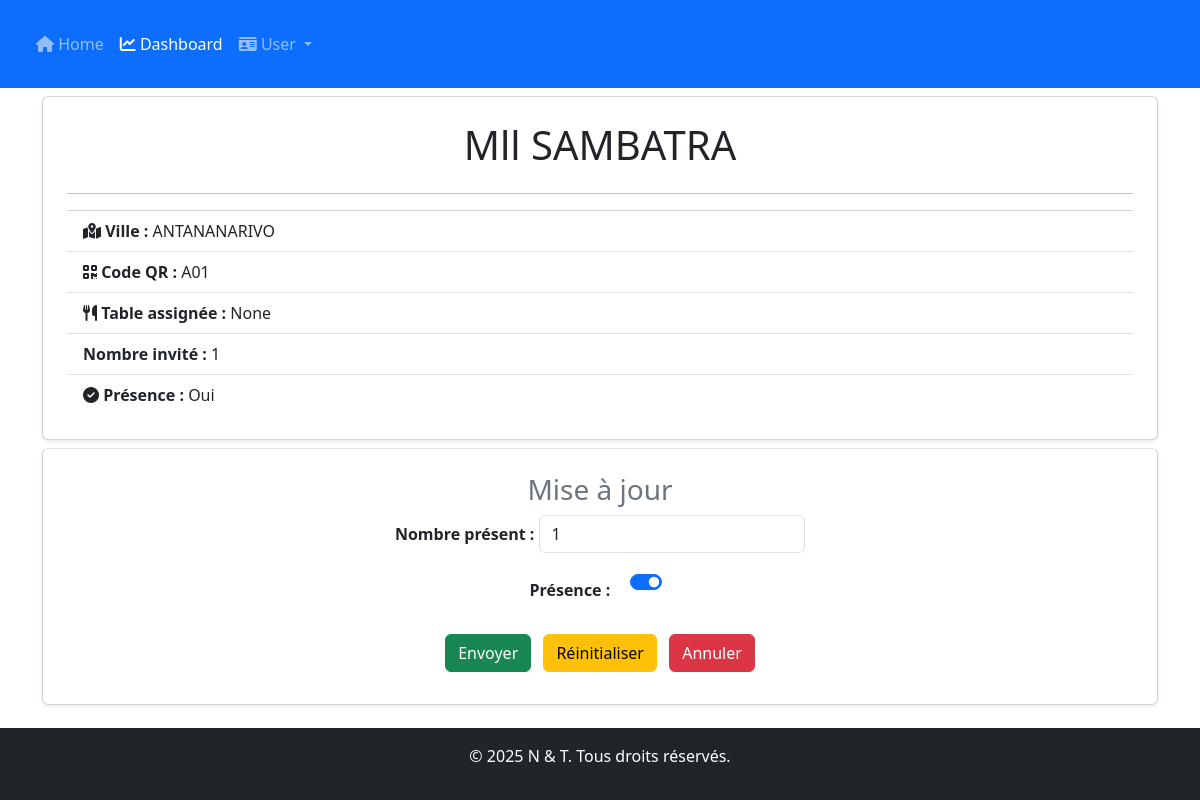
Before: /cheking/detail/5/ with the older database file.
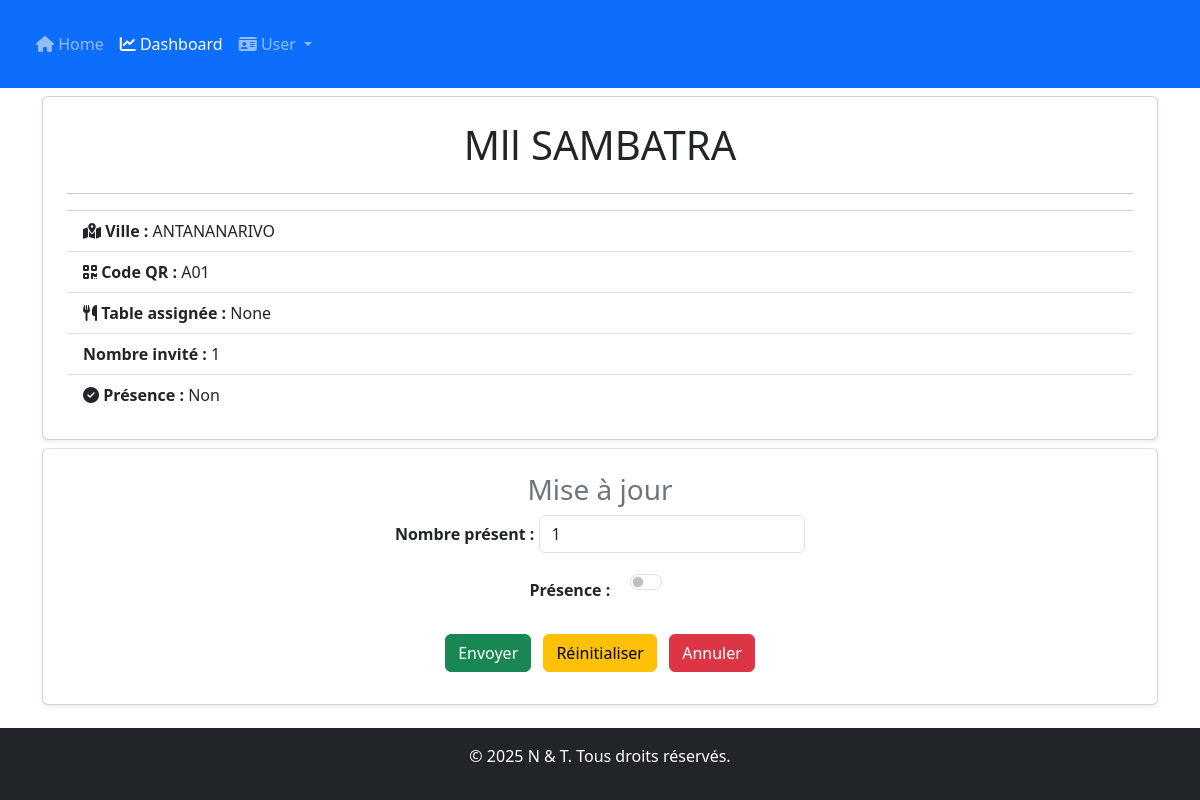
After: the same page with the newer database file.
### cheking/models.py (models this page shows, shortened)
class Invite(models.Model):
    nom = models.CharField(max_length=100)
    ville = models.ForeignKey(Ville, on_delete=models.CASCADE, null=True, blank=True)
    quartier = models.ForeignKey(Quartier, on_delete=models.CASCADE, null=True, blank=True)
    invitation = models.ForeignKey(QrCode, on_delete=models.CASCADE, related_name='invites')
    nombre = models.IntegerField(default=1)
    est_present = models.BooleanField(default=False)
    attente_de_validation = models.BooleanField(default=False)
    lien_amitie = models.ForeignKey(LienAmitie, on_delete=models.CASCADE, null=True, blank=True)

class Ville(models.Model):
    nom = models.CharField(max_length=100, unique=True)
    def __str__(self):
        return self.nom

class QrCode(models.Model):
    code = models.CharField(max_length=100, unique=True)
    table = models.ForeignKey(Tables, on_delete=models.CASCADE, null=True, blank=True)
    def __str__(self):
        return self.code

### cheking/views.py (the view)
# urls.py: path('detail/<str:code>/', views.detail, name="detail"),
def detail(request, code):
    invite = get_object_or_404(Invite, pk=code)
    return render(request, 'cheking/detail.html', context={"invite":invite})

### cheking/templates/cheking/detail.html (shortened to what this page needs)
{% extends 'base.html' %}
{% load static %}
{% block content %}
    <div class="container mt-2">
        <div class="card p-4 shadow-sm">
            {% if invite %}
            <h1 class="card-title text-center">{{ invite.nom }} {{ invite.prenom }}</h1>
            <hr>
            <ul class="list-group list-group-flush">
                <li class="list-group-item"><strong><i class="fas fa-map-marked-alt"></i> Ville :</strong> {{ invite.ville }}</li>
                <li class="list-group-item"><strong><i class="fas fa-qrcode"></i> Code QR :</strong> {{ invite.invitation }}</li>
                <li class="list-group-item"><strong><i class="fas fa-utensils"></i> Table assignée :</strong> {{ invite.invitation.table|cut:"Table "}}</li>
                <li class="list-group-item"><strong>Nombre invité :</strong> {{ invite.nombre }}</li>
                <li class="list-group-item"><strong><i class="fas fa-check-circle"></i> Présence :</strong> {% if invite.est_present %}Oui{% else %}Non{% endif %}</li>
            </ul>
        </div>
            <div class="mt-2 pt-4 border-top mb-5 card p-4 shadow-sm">
                <h3 class="text-center text-secondary">Mise à jour</h3>
                <form action="{% url 'cheking:update_invite' code=invite.invitation.code nom=invite.nom %}" method="post">
                    <div class="mb-3 text-center">
                        <label for="nombre_present" class="form-label fw-bold">Nombre présent :</label>
                        <input type="number" name="nombre" value="{{ invite.nombre }}" class="form-control d-inline-block w-25" min="1">
                    </div>
                    <div class="mb-3 text-center">
                        <label for="est_present" class="form-label fw-bold">Présence :</label>
                        <div class="form-check form-switch d-inline-block ms-3">
                            <input class="form-check-input" type="checkbox" role="switch" name="est_present" {% if invite.est_present %}checked{% endif %}>
                        </div>
                    </div>
                    <div class="text-center mt-4 mb-2">
                        <button type="submit" class="btn btn-success me-2">Envoyer</button>
                        <button type="reset" class="btn btn-warning me-2">Réinitialiser</button>
                        <a href="{% url 'cheking:dashboard' %}" class="btn btn-danger">Annuler</a>
                    </div>
                </form>
            </div>
            {% else %}
            <div class="alert alert-warning text-center" role="alert">
                Aucun invité trouvé.
            </div>
            {% endif %}
    </div>
{% endblock %}

Changed rows visible on the page:
changed Invite "Mll SAMBATRA": est_present "☑" → "☐"
Other visible differences:
text no longer shown: "Oui"
text now shown: "Non"
